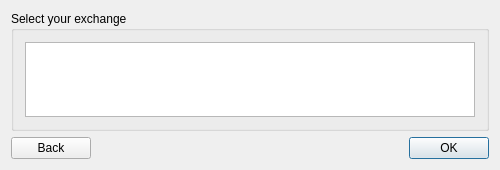
<?xml version="1.0" encoding="UTF-8"?>
<ui version="4.0">
 <class>AllExchangesDialog</class>
 <widget class="QDialog" name="AllExchangesDialog">
  <property name="geometry">
   <rect>
    <x>0</x>
    <y>0</y>
    <width>500</width>
    <height>170</height>
   </rect>
  </property>
  <property name="windowTitle">
   <string>All Exchanges</string>
  </property>
  <layout class="QGridLayout" name="gridLayout">
   <item row="1" column="2">
    <widget class="QPushButton" name="okButton">
     <property name="accessibleName">
      <string>OK</string>
     </property>
     <property name="text">
      <string>OK</string>
     </property>
    </widget>
   </item>
   <item row="1" column="0">
    <widget class="QPushButton" name="backButton">
     <property name="accessibleName">
      <string>BACK</string>
     </property>
     <property name="text">
      <string>Back</string>
     </property>
    </widget>
   </item>
   <item row="0" column="0" colspan="3">
    <widget class="QGroupBox" name="groupBoxAllExchange">
     <property name="accessibleName">
      <string>SELECT_YOUR_EXCHANGE</string>
     </property>
     <property name="title">
      <string>Select your exchange</string>
     </property>
     <layout class="QVBoxLayout" name="verticalLayout">
      <item>
       <widget class="QTableView" name="exchangesTableView">
        <property name="styleSheet">
         <string notr="true">font-size:12px</string>
        </property>
        <property name="selectionMode">
         <enum>QAbstractItemView::SingleSelection</enum>
        </property>
        <property name="selectionBehavior">
         <enum>QAbstractItemView::SelectRows</enum>
        </property>
        <property name="verticalScrollMode">
         <enum>QAbstractItemView::ScrollPerPixel</enum>
        </property>
        <property name="horizontalScrollMode">
         <enum>QAbstractItemView::ScrollPerPixel</enum>
        </property>
        <attribute name="horizontalHeaderHighlightSections">
         <bool>false</bool>
        </attribute>
        <attribute name="verticalHeaderDefaultSectionSize">
         <number>21</number>
        </attribute>
       </widget>
      </item>
     </layout>
    </widget>
   </item>
   <item row="1" column="1">
    <spacer name="horizontalSpacer">
     <property name="orientation">
      <enum>Qt::Horizontal</enum>
     </property>
     <property name="sizeHint" stdset="0">
      <size>
       <width>40</width>
       <height>20</height>
      </size>
     </property>
    </spacer>
   </item>
  </layout>
 </widget>
 <layoutdefault spacing="6" margin="11"/>
 <tabstops>
  <tabstop>exchangesTableView</tabstop>
  <tabstop>backButton</tabstop>
  <tabstop>okButton</tabstop>
 </tabstops>
 <resources/>
 <connections/>
</ui>
